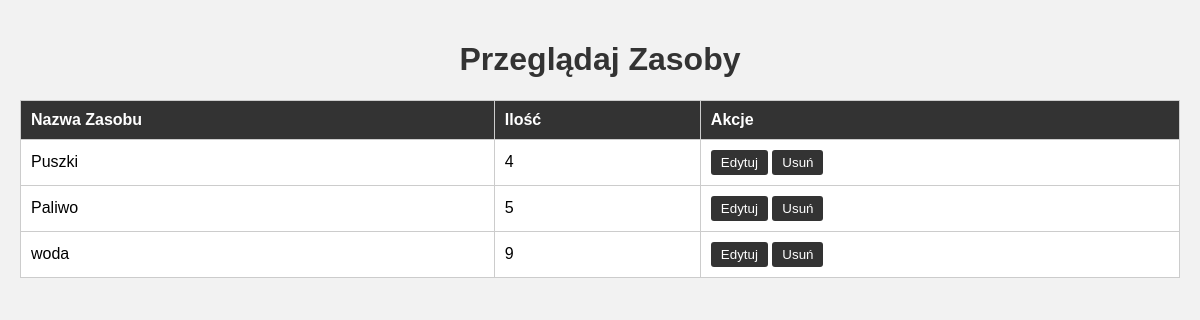
/resource_management/table/view_resources.php, run on an earlier commit of the app's database.
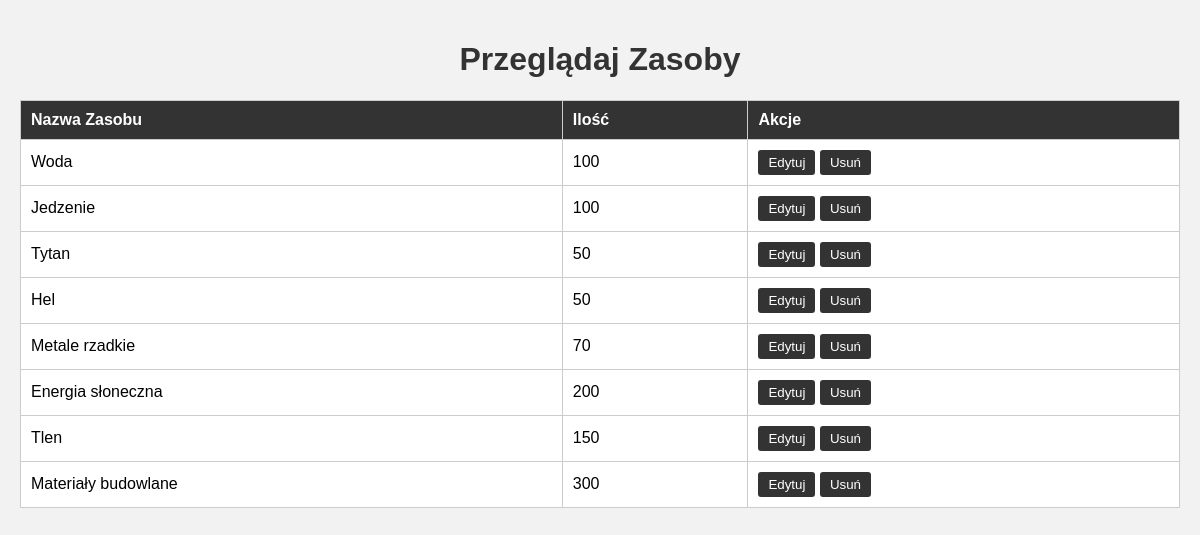
And on a later commit of the database.
### tables this page shows
CREATE TABLE `zasoby` (
  `id` int(11) NOT NULL,
  `nazwa` varchar(255) NOT NULL,
  `ilosc` int(11) NOT NULL
);

### resource_management/table/view_resources.php (the view, shortened to what this page needs)
<?php
require '../../config.php';
?>
<!DOCTYPE html>
<html lang="pl">
<head>
</head>
<body>
    <h1>Przeglądaj Zasoby</h1>
    <table>
        <tr>
            <th>Nazwa Zasobu</th>
            <th>Ilość</th>
            <th>Akcje</th>
        </tr>
        <?php
        $sql = "SELECT * FROM zasoby";
        $stmt = $pdo->query($sql);
        $zasoby = $stmt->fetchAll();
        foreach ($zasoby as $zasob) {
            echo "<tr>";
            echo "<td>{$zasob['nazwa']}</td>";
            echo "<td>{$zasob['ilosc']}</td>";
            echo "<td>
                <form action='edit_resource.php' method='post' style='display:inline;'>
                    <input type='hidden' name='id' value='{$zasob['id']}'>
                    <input type='submit' value='Edytuj'>
                </form>
                <form action='delete_resource.php' method='post' style='display:inline;'>
                    <input type='hidden' name='id' value='{$zasob['id']}'>
                    <input type='submit' value='Usuń'>
                </form>
            </td>";
            echo "</tr>";
        }
        ?>
    </table>
</body>
</html>

What changed in the data, as far as the page shows it:
added zasoby: nazwa "Woda", ilosc "100"
added zasoby: nazwa "Jedzenie", ilosc "100"
changed zasoby: nazwa "Puszki" → "Tytan"; ilosc "4" → "50"
changed zasoby: nazwa "Paliwo" → "Hel"; ilosc "5" → "50"
added zasoby: nazwa "Metale rzadkie", ilosc "70"
added zasoby: nazwa "Energia słoneczna", ilosc "200"
changed zasoby: nazwa "woda" → "Tlen"; ilosc "9" → "150"
added zasoby: nazwa "Materiały budowlane", ilosc "300"
